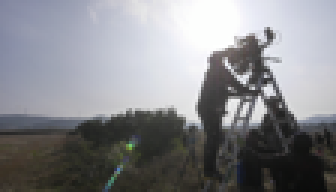
#> input picture tests/data/test_multiple_gt/sequence_1/00000000.png, 112 x 64 px, found by its file name (shown 3 times larger)
$ python draw_compare.py
#> lines starting #> are read from the running program, lines starting #| are printed output that depends on the picture; pictures that were not available may be replaced by others from this repository, and a replacement may not be noted
from sysconfig import get_path
import matplotlib.pyplot as plt
from PIL import Image
import argparse

def draw(lq_img,
         hq_img,
         gt_img,
         out_path,
         size = (720,360),
         title = "TItle"
         ):

#> called with size = (720, 360), title = 'LLNNmodel_20000iter_LLNNImage'
    fig_num = 2
    lq = Image.open(lq_img)
#> lq is the input picture: PIL image 112x64 RGB; mean R, G, B 133.7, 134.5, 138.2
    hq = Image.open(hq_img)
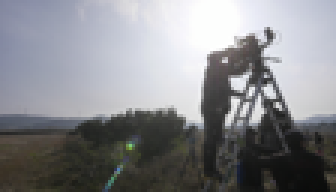
#> input picture tests/data/test_multiple_gt/sequence_1/00000001.png, 112 x 64 px, given in place of 0.png, which was not available (shown 3 times larger)
#> hq is the input picture: PIL image 112x64 RGB; mean R, G, B 134.4, 135.4, 139
    lq = lq.resize(size)
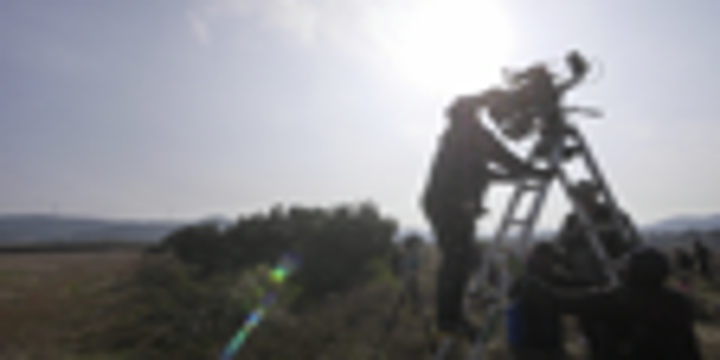
#> lq: PIL image 720x360 RGB; mean R, G, B 133.7, 134.5, 138.2
    hq =hq.resize(size)
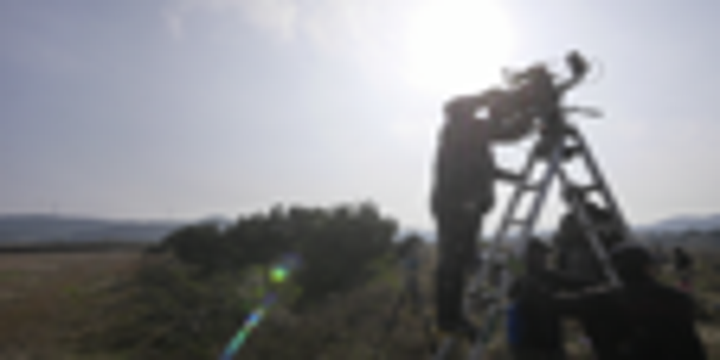
#> hq: PIL image 720x360 RGB; mean R, G, B 134.4, 135.4, 139
    if gt_img is not None:
        gt = Image.open(gt_img)
        gt =gt.resize(size)
        fig_num = 3


    fig,axs = plt.subplots(1,fig_num,figsize=(15,7))
    axs[0].set_title("LQ")
    axs[1].set_title("HQ")
    axs[0].imshow(lq)
    axs[1].imshow(hq)
    if gt_img is not None:
        axs[2].imshow(gt)
        axs[2].set_title("GT")
    fig.suptitle(title)
    fig.savefig(out_path)
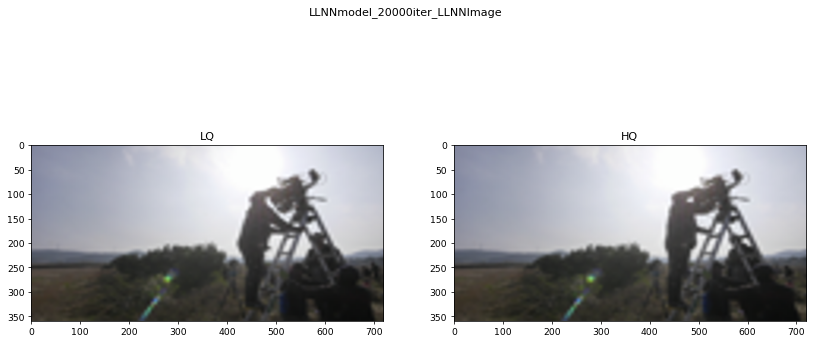
#> figure drawn by matplotlib, 2 panels

def parse_args():
    parser = argparse.ArgumentParser()
    parser.add_argument("lq_path")
    parser.add_argument("hq_path")
    parser.add_argument("--gt_path")
    parser.add_argument('outpath',type=str,default=None)

    args = parser.parse_args()

    return args

def main():
    args = parse_args()
    draw(args.lq_path,args.hq_path,args.gt_path,args.outpath)

draw(
    r"D:\Dataset\dataset_REDS\Synthetic4x_LLNoNoise\test\000\00000000.png",
    r"Images/Demoinput/basicvsr_plusplus_c64n7_8x1_600k_reds4_FromScratch_LLNN/test/000_LLNNImages/0.png",
    None,
    r"D:\mmediting\Images\LLNNmodel_20000iter_LLNNImage",
    title="LLNNmodel_20000iter_LLNNImage"
)
